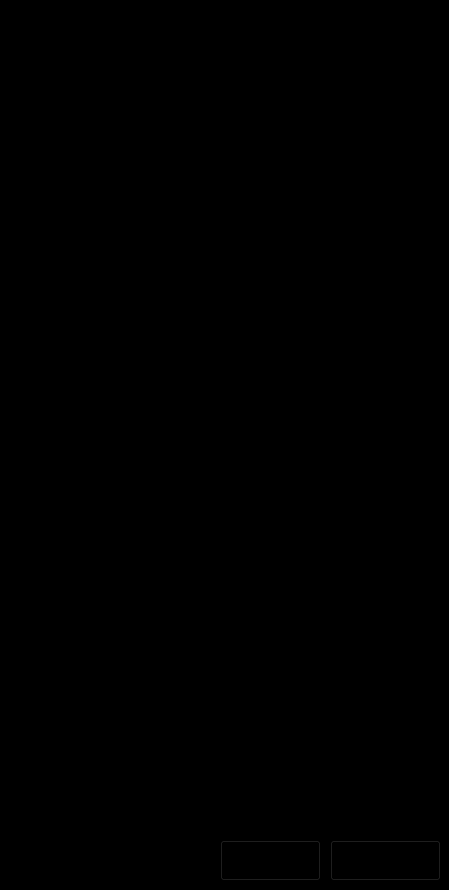
<?xml version="1.0" encoding="UTF-8"?>
<ui version="4.0">
 <class>mainGUIfile</class>
 <widget class="QWidget" name="mainGUIfile">
  <property name="geometry">
   <rect>
    <x>0</x>
    <y>0</y>
    <width>449</width>
    <height>890</height>
   </rect>
  </property>
  <property name="windowTitle">
   <string>mainGUIfile</string>
  </property>
  <property name="styleSheet">
   <string notr="true">background-color: rgb(0, 0, 0);</string>
  </property>
  <widget class="QLabel" name="label">
   <property name="geometry">
    <rect>
     <x>0</x>
     <y>-40</y>
     <width>451</width>
     <height>661</height>
    </rect>
   </property>
   <property name="text">
    <string/>
   </property>
   <property name="pixmap">
    <pixmap>../../../../../hp/speak.gif</pixmap>
   </property>
   <property name="scaledContents">
    <bool>true</bool>
   </property>
  </widget>
  <widget class="QPushButton" name="pushButton">
   <property name="geometry">
    <rect>
     <x>220</x>
     <y>840</y>
     <width>101</width>
     <height>41</height>
    </rect>
   </property>
   <property name="styleSheet">
    <string notr="true">border-image: url(:/D:/Projects/contents/drive-download-20230413T081746Z-001/startb.png);</string>
   </property>
   <property name="text">
    <string/>
   </property>
  </widget>
  <widget class="QPushButton" name="pushButton_2">
   <property name="geometry">
    <rect>
     <x>330</x>
     <y>840</y>
     <width>111</width>
     <height>41</height>
    </rect>
   </property>
   <property name="styleSheet">
    <string notr="true">border-image: url(:/D:/Projects/contents/drive-download-20230413T081746Z-001/stopb.png);</string>
   </property>
   <property name="text">
    <string/>
   </property>
  </widget>
  <widget class="QPlainTextEdit" name="plainTextEdit">
   <property name="geometry">
    <rect>
     <x>0</x>
     <y>620</y>
     <width>451</width>
     <height>211</height>
    </rect>
   </property>
  </widget>
  <widget class="QLabel" name="label_2">
   <property name="geometry">
    <rect>
     <x>-10</x>
     <y>-30</y>
     <width>461</width>
     <height>651</height>
    </rect>
   </property>
   <property name="text">
    <string/>
   </property>
   <property name="pixmap">
    <pixmap>../../../../../hp/idle.gif</pixmap>
   </property>
   <property name="scaledContents">
    <bool>true</bool>
   </property>
  </widget>
  <zorder>label</zorder>
  <zorder>pushButton</zorder>
  <zorder>pushButton_2</zorder>
  <zorder>label_2</zorder>
  <zorder>plainTextEdit</zorder>
 </widget>
 <resources/>
 <connections/>
</ui>
